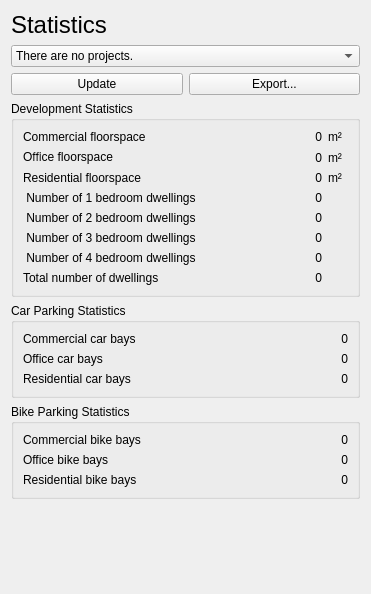
          <widget class="QWidget" name="scrollAreaWidgetContents_11">
           <property name="geometry">
            <rect>
             <x>0</x>
             <y>0</y>
             <width>371</width>
             <height>594</height>
            </rect>
           </property>
           <layout class="QVBoxLayout" name="verticalLayout_11">
            <item>
             <layout class="QGridLayout" name="gridLayout_16">
              <item row="2" column="1">
               <widget class="QPushButton" name="pushButton_csv_export">
                <property name="text">
                 <string>Export...</string>
                </property>
               </widget>
              </item>
              <item row="3" column="0" colspan="2">
               <widget class="QGroupBox" name="collapsibleGroupBox_statistics_development_statistics">
                <property name="title">
                 <string>Development Statistics</string>
                </property>
                <property name="text" stdset="0">
                 <string>TextLabel</string>
                </property>
                <layout class="QGridLayout" name="gridLayout_13">
                 <item row="3" column="0">
                  <widget class="QLabel" name="label_37">
                   <property name="text">
                    <string> Number of 1 bedroom dwellings</string>
                   </property>
                  </widget>
                 </item>
                 <item row="4" column="0">
                  <widget class="QLabel" name="label_38">
                   <property name="text">
                    <string> Number of 2 bedroom dwellings</string>
                   </property>
                  </widget>
                 </item>
                 <item row="6" column="0">
                  <widget class="QLabel" name="label_40">
                   <property name="text">
                    <string> Number of 4 bedroom dwellings</string>
                   </property>
                  </widget>
                 </item>
                 <item row="5" column="0">
                  <widget class="QLabel" name="label_39">
                   <property name="text">
                    <string> Number of 3 bedroom dwellings</string>
                   </property>
                  </widget>
                 </item>
                 <item row="5" column="1">
                  <widget class="QLabel" name="label_statistics_dev_stats_3_bedroom_dwellings">
                   <property name="text">
                    <string>0</string>
                   </property>
                   <property name="alignment">
                    <set>Qt::AlignRight|Qt::AlignTrailing|Qt::AlignVCenter</set>
                   </property>
                  </widget>
                 </item>
                 <item row="2" column="2">
                  <widget class="QLabel" name="label_49">
                   <property name="maximumSize">
                    <size>
                     <width>20</width>
                     <height>16777215</height>
                    </size>
                   </property>
                   <property name="text">
                    <string>m²</string>
                   </property>
                  </widget>
                 </item>
                 <item row="0" column="2">
                  <widget class="QLabel" name="label_47">
                   <property name="maximumSize">
                    <size>
                     <width>20</width>
                     <height>16777215</height>
                    </size>
                   </property>
                   <property name="text">
                    <string>m²</string>
                   </property>
                  </widget>
                 </item>
                 <item row="6" column="1">
                  <widget class="QLabel" name="label_statistics_dev_stats_4_bedroom_dwellings">
                   <property name="text">
                    <string>0</string>
                   </property>
                   <property name="alignment">
                    <set>Qt::AlignRight|Qt::AlignTrailing|Qt::AlignVCenter</set>
                   </property>
                  </widget>
                 </item>
                 <item row="0" column="1">
                  <widget class="QLabel" name="label_statistics_dev_stats_commercial_floorspace">
                   <property name="text">
                    <string>0</string>
                   </property>
                   <property name="alignment">
                    <set>Qt::AlignRight|Qt::AlignTrailing|Qt::AlignVCenter</set>
                   </property>
                  </widget>
                 </item>
                 <item row="3" column="1">
                  <widget class="QLabel" name="label_statistics_dev_stats_1_bedroom_dwellings">
                   <property name="text">
                    <string>0</string>
                   </property>
                   <property name="alignment">
                    <set>Qt::AlignRight|Qt::AlignTrailing|Qt::AlignVCenter</set>
                   </property>
                  </widget>
                 </item>
                 <item row="0" column="0">
                  <widget class="QLabel" name="label_34">
                   <property name="text">
                    <string>Commercial ﬂoorspace</string>
                   </property>
                  </widget>
                 </item>
                 <item row="1" column="0">
                  <widget class="QLabel" name="label_35">
                   <property name="text">
                    <string>Oﬃce ﬂoorspace</string>
                   </property>
                  </widget>
                 </item>
                 <item row="2" column="0">
                  <widget class="QLabel" name="label_36">
                   <property name="text">
                    <string>Residential ﬂoorspace</string>
                   </property>
                  </widget>
                 </item>
                 <item row="2" column="1">
                  <widget class="QLabel" name="label_statistics_dev_stats_residential_floorspace">
                   <property name="text">
                    <string>0</string>
                   </property>
                   <property name="alignment">
                    <set>Qt::AlignRight|Qt::AlignTrailing|Qt::AlignVCenter</set>
                   </property>
                  </widget>
                 </item>
                 <item row="1" column="1">
                  <widget class="QLabel" name="label_statistics_dev_stats_office_floorspace">
                   <property name="text">
                    <string>0</string>
                   </property>
                   <property name="alignment">
                    <set>Qt::AlignRight|Qt::AlignTrailing|Qt::AlignVCenter</set>
                   </property>
                  </widget>
                 </item>
                 <item row="1" column="2">
                  <widget class="QLabel" name="label_48">
                   <property name="maximumSize">
                    <size>
                     <width>20</width>
                     <height>16777215</height>
                    </size>
                   </property>
                   <property name="text">
                    <string>m²</string>
                   </property>
                  </widget>
                 </item>
                 <item row="4" column="1">
                  <widget class="QLabel" name="label_statistics_dev_stats_2_bedroom_dwellings">
                   <property name="text">
                    <string>0</string>
                   </property>
                   <property name="alignment">
                    <set>Qt::AlignRight|Qt::AlignTrailing|Qt::AlignVCenter</set>
                   </property>
                  </widget>
                 </item>
                 <item row="7" column="0">
                  <widget class="QLabel" name="label_50">
                   <property name="text">
                    <string>Total number of dwellings</string>
                   </property>
                  </widget>
                 </item>
                 <item row="7" column="1">
                  <widget class="QLabel" name="label_statistics_dev_stats_total_dwellings">
                   <property name="text">
                    <string>0</string>
                   </property>
                   <property name="alignment">
                    <set>Qt::AlignRight|Qt::AlignTrailing|Qt::AlignVCenter</set>
                   </property>
                  </widget>
                 </item>
                </layout>
               </widget>
              </item>
              <item row="4" column="0" colspan="2">
               <widget class="QGroupBox" name="collapsibleGroupBox_statistics_car_parking_statistics">
                <property name="title">
                 <string>Car Parking Statistics</string>
                </property>
                <property name="text" stdset="0">
                 <string>TextLabel</string>
                </property>
                <layout class="QGridLayout" name="gridLayout_14">
                 <item row="0" column="0">
                  <widget class="QLabel" name="label_41">
                   <property name="text">
                    <string>Commercial car bays</string>
                   </property>
                  </widget>
                 </item>
                 <item row="2" column="1">
                  <widget class="QLabel" name="label_statistics_car_parking_stats_residential_car_bays">
                   <property name="text">
                    <string>0</string>
                   </property>
                   <property name="alignment">
                    <set>Qt::AlignRight|Qt::AlignTrailing|Qt::AlignVCenter</set>
                   </property>
                  </widget>
                 </item>
                 <item row="1" column="1">
                  <widget class="QLabel" name="label_statistics_car_parking_stats_office_car_bays">
                   <property name="text">
                    <string>0</string>
                   </property>
                   <property name="alignment">
                    <set>Qt::AlignRight|Qt::AlignTrailing|Qt::AlignVCenter</set>
                   </property>
                  </widget>
                 </item>
                 <item row="0" column="1">
                  <widget class="QLabel" name="label_statistics_car_parking_stats_commercial_car_parks">
                   <property name="text">
                    <string>0</string>
                   </property>
                   <property name="alignment">
                    <set>Qt::AlignRight|Qt::AlignTrailing|Qt::AlignVCenter</set>
                   </property>
                  </widget>
                 </item>
                 <item row="1" column="0">
                  <widget class="QLabel" name="label_42">
                   <property name="text">
                    <string>Office car bays</string>
                   </property>
                  </widget>
                 </item>
                 <item row="2" column="0">
                  <widget class="QLabel" name="label_43">
                   <property name="text">
                    <string>Residential car bays</string>
                   </property>
                  </widget>
                 </item>
                </layout>
               </widget>
              </item>
              <item row="6" column="1">
               <spacer name="verticalSpacer_5">
                <property name="orientation">
                 <enum>Qt::Vertical</enum>
                </property>
                <property name="sizeHint" stdset="0">
                 <size>
                  <width>20</width>
                  <height>40</height>
                 </size>
                </property>
               </spacer>
              </item>
              <item row="2" column="0">
               <widget class="QPushButton" name="button_update_stats">
                <property name="text">
                 <string>Update</string>
                </property>
               </widget>
              </item>
              <item row="1" column="0" colspan="2">
               <widget class="QComboBox" name="comboBox_statistics_projects">
                <item>
                 <property name="text">
                  <string>There are no projects.</string>
                 </property>
                </item>
               </widget>
              </item>
              <item row="0" column="0" colspan="2">
               <widget class="QLabel" name="label_33">
                <property name="text">
                 <string>&lt;html&gt;&lt;head/&gt;&lt;body&gt;&lt;p&gt;&lt;span style=&quot; font-size:18pt;&quot;&gt;Statistics&lt;/span&gt;&lt;/p&gt;&lt;/body&gt;&lt;/html&gt;</string>
                </property>
               </widget>
              </item>
              <item row="5" column="0" colspan="2">
               <widget class="QGroupBox" name="collapsibleGroupBox_statistics_bike_parking_statistics">
                <property name="title">
                 <string>Bike Parking Statistics</string>
                </property>
                <property name="text" stdset="0">
                 <string>TextLabel</string>
                </property>
                <layout class="QGridLayout" name="gridLayout_15">
                 <item row="0" column="1">
                  <widget class="QLabel" name="label_statistics_bike_parking_stats_commercial_bike_parks">
                   <property name="text">
                    <string>0</string>
                   </property>
                   <property name="alignment">
                    <set>Qt::AlignRight|Qt::AlignTrailing|Qt::AlignVCenter</set>
                   </property>
                  </widget>
                 </item>
                 <item row="0" column="0">
                  <widget class="QLabel" name="label_45">
                   <property name="text">
                    <string>Commercial bike bays</string>
                   </property>
                  </widget>
                 </item>
                 <item row="2" column="0">
                  <widget class="QLabel" name="label_46">
                   <property name="text">
                    <string>Residential bike bays</string>
                   </property>
                  </widget>
                 </item>
                 <item row="2" column="1">
                  <widget class="QLabel" name="label_statistics_bike_parking_stats_residential_bike_bays">
                   <property name="text">
                    <string>0</string>
                   </property>
                   <property name="alignment">
                    <set>Qt::AlignRight|Qt::AlignTrailing|Qt::AlignVCenter</set>
                   </property>
                  </widget>
                 </item>
                 <item row="1" column="0">
                  <widget class="QLabel" name="label_44">
                   <property name="text">
                    <string>Office bike bays</string>
                   </property>
                  </widget>
                 </item>
                 <item row="1" column="1">
                  <widget class="QLabel" name="label_statistics_bike_parking_stats_office_bike_bays">
                   <property name="text">
                    <string>0</string>
                   </property>
                   <property name="alignment">
                    <set>Qt::AlignRight|Qt::AlignTrailing|Qt::AlignVCenter</set>
                   </property>
                  </widget>
                 </item>
                </layout>
               </widget>
              </item>
             </layout>
            </item>
           </layout>
          </widget>
